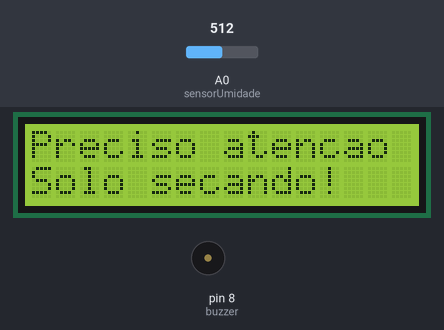
The sketch below on a simulated Arduino Uno, built with avr-gcc and run on an emulated ATmega328P. Parts: 16×2 character LCD, buzzer (waves = sounding). The inputs (shaded band) are chosen by the test bench; at power-on: A0 (sensorUmidade) = 512. What the sketch prints to the serial monitor is not drawn.

Above: at 2.1 s.
3.3 s: A0 (sensorUmidade) set to 585
6.3 s: A0 (sensorUmidade) set to 610
At 7.21 s:
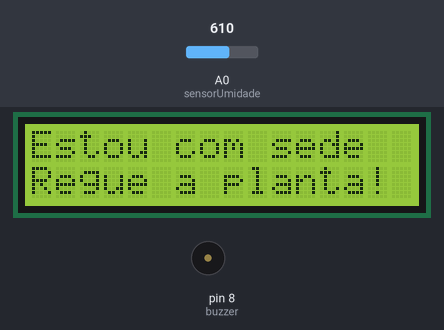
8.9 s: A0 (sensorUmidade) set to 407
At 11.84 s:
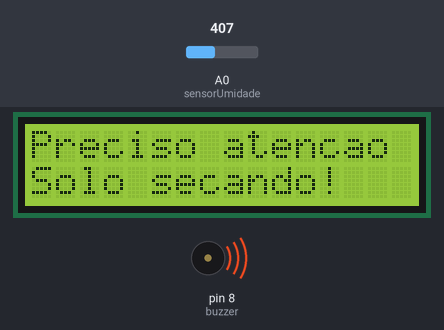
11.9 s: A0 (sensorUmidade) set to 382
At 12.3 s:
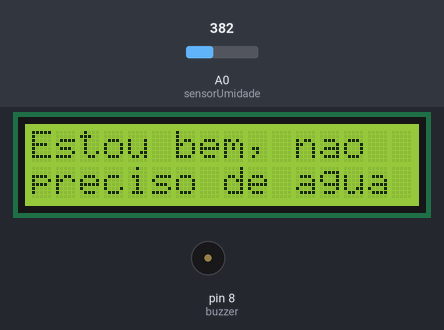
13.4 s: A0 (sensorUmidade) set to 410
At 13.9 s:
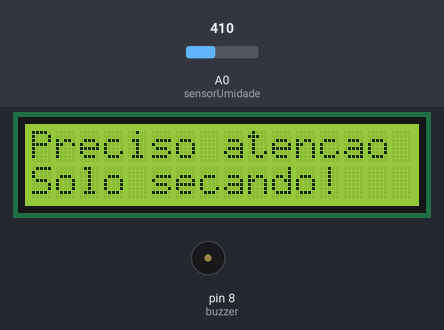
16.4 s: A0 (sensorUmidade) set to 390
At 17.4 s:
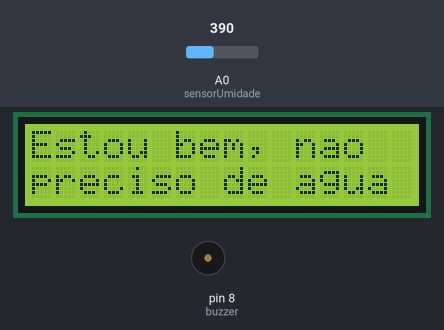
Timing chart, 0 to 19.0 s (numbered marks = the images above; inputs shaded):
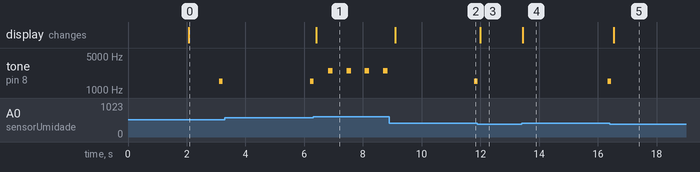

The sketch:

ProjetoJardimInteligente.ino
```cpp
#include <LiquidCrystal.h>

// LCD: RS, E, D4, D5, D6, D7
LiquidCrystal lcd(12, 11, 5, 4, 3, 2);

// Sensor de umidade do solo
const int sensorUmidade = A0;

// Buzzer
const int buzzer = 8;

// Limites de umidade (ajustar conforme o sensor)
const int limiteUmido = 400;
const int limiteSeco = 600;

// Controle dos avisos sonoros
unsigned long tempoAnterior = 0;
bool buzzerLigado = false;

void setup() {
  lcd.begin(16, 2);

  pinMode(buzzer, OUTPUT);
  noTone(buzzer);

  Serial.begin(9600);

  lcd.setCursor(0, 0);
  lcd.print("Jardim");
  lcd.setCursor(0, 1);
  lcd.print("Inteligente!");

  delay(2000);
  lcd.clear();
}

void loop() {
  int umidade = analogRead(sensorUmidade);

  Serial.print("Umidade do solo: ");
  Serial.println(umidade);

  // ESTADO 1: SOLO BEM UMIDO
  if (umidade < limiteUmido) {
    lcd.clear();
    lcd.setCursor(0, 0);
    lcd.print("Estou bem, nao");
    lcd.setCursor(0, 1);
    lcd.print("preciso de agua");

    noTone(buzzer);
    buzzerLigado = false;
    tempoAnterior = millis();
  }

  // ESTADO 2: SOLO EM ATENCAO
  else if (umidade <= limiteSeco) {
    lcd.clear();
    lcd.setCursor(0, 0);
    lcd.print("Preciso atencao");
    lcd.setCursor(0, 1);
    lcd.print("Solo secando!");

    // Bip leve e espaçado
    if (millis() - tempoAnterior >= 3000) {
      tempoAnterior = millis();
      tone(buzzer, 1500, 120);
    }
  }

  // ESTADO 3: SOLO MUITO SECO
  else {
    lcd.clear();
    lcd.setCursor(0, 0);
    lcd.print("Estou com sede");
    lcd.setCursor(0, 1);
    lcd.print("Regue a planta!");

    // Bipes mais frequentes
    if (millis() - tempoAnterior >= 500) {
      tempoAnterior = millis();
      tone(buzzer, 2500, 150);
    }
  }

  delay(200);
}
```

Measured:
- the behaviour switches between 600 and 601 on A0 (sensorUmidade) (found by bisection; images 0 and 1)
- the behaviour switches between 400 and 399 on A0 (sensorUmidade) (found by bisection; images 2 and 3)
- after the input at 6.3 s, the display: changes after 0.11 s (image 1)
- after the input at 8.9 s, the display: changes after 0.20 s (image 2)
- after the input at 11.9 s, the display: changes after 0.09 s (image 3)
- after the input at 13.4 s, tone on pin 8 (buzzer): silent → 1500 Hz after 2.9 s; the display: changes at once (image 4)
- after the input at 16.4 s, the display: changes after 0.14 s (image 5)
